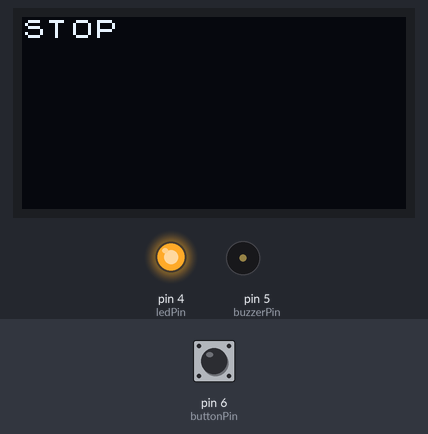
Simulated run of this sketch. Board: Arduino Uno, built with avr-gcc and run on an emulated ATmega328P. Parts: 128×64 one-colour display, output pins drawn as LEDs (lit = HIGH), buzzer (waves = sounding). The test bench sets the inputs (shaded band); at power-on: pin 6 (buttonPin) LOW.

Above: at 1.2 s.
1.3 s: pin 6 (buttonPin) pulled HIGH for 0.15 s
At 9.0 s:
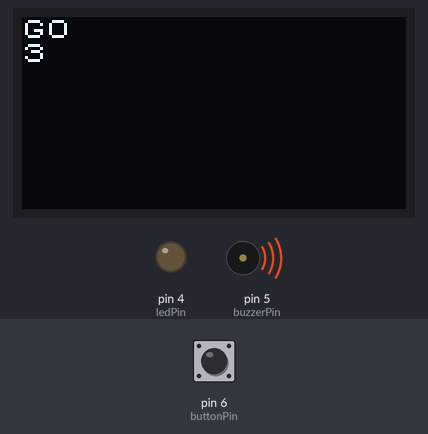
At 13.2 s:
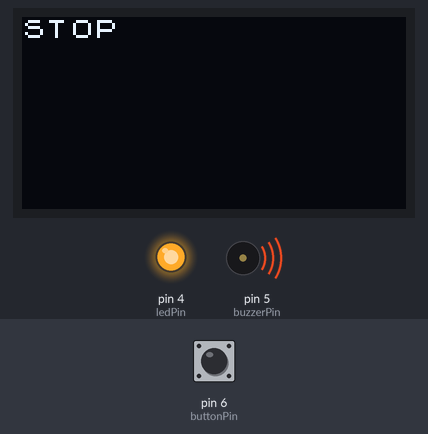
Timing chart, 0 to 13.4 s (numbered marks = the images above; inputs shaded):
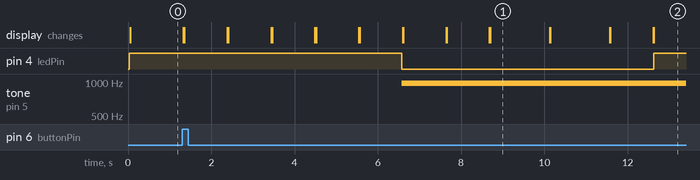

Measured:
- after the input at 1.3 s, pin 4 (ledPin): HIGH → LOW after 5.3 s, → HIGH 6.1 s later; tone on pin 5 (buzzerPin): silent → 977 Hz after 5.3 s; the display: first changes at once (image 1 shows a later state)
- what the display in image 1 shows lasts 1.4 s, from 8.7 s to 10.1 s

The sketch:

traffic_light_simulation_.ino
```cpp
#include <Arduino.h>
#include <U8g2lib.h>
#include <Wire.h>
#include <U8x8lib.h>
//U8G2_SSD1306_128X64_NONAME_F_HW_I2C u8g2(U8G2_R0);
U8X8_SSD1306_128X64_NONAME_HW_I2C u8x8(/* reset=*/ U8X8_PIN_NONE);

//pin locations on board (constant because position/value will never change)
const int buttonPin = 6;
const int ledPin = 4;

//these values can change
int buttonState = 0;
int buzzerPin = 5;

void setup() {
  u8x8.setBusClock(100000);
  u8x8.begin();
  u8x8.setFlipMode(1);
  pinMode(ledPin,OUTPUT); //sets the LED as an output
  pinMode(buttonPin, INPUT);
  pinMode(buzzerPin, OUTPUT);

}

void loop() {
  buttonState = digitalRead(buttonPin); //reads the state of the button (if it is pressed or not)

  if (buttonState == HIGH) {
    digitalWrite(ledPin, HIGH); // if button is pressed, LED turns on and timer until "GO" starts
    u8x8.setFont(u8x8_font_chroma48medium8_r);
    for (int i =5; i>0; i--) { //uses iteration to display the countdown until "STOP" phase ends
      u8x8.clear();
      u8x8.setCursor(0,0);
      u8x8.print("STOP");
      u8x8.setCursor(0,1);
      u8x8.print(i);
      delay(1000);
    }
    digitalWrite(ledPin, LOW); //light turns off after countdown (real life example of this would be the green man on the pedestrian lights)
    for (int i = 5; i > 0; i-- ) { //timer until "Go" phase ends
      if (i < 3){ //when timer nears end, buzzer intensifies
        analogWrite(buzzerPin, 128);
        delay(200);
        analogWrite(buzzerPin, 0);
        delay(200);
      } else{
        analogWrite(buzzerPin, 128);
      }

      u8x8.clear();
      u8x8.setCursor(0,0);
      u8x8.print("GO");
      u8x8.setCursor(0,1);
      u8x8.print(i);
      delay(1000);
    }
    u8x8.clear();
    u8x8.setCursor(0,0);
    u8x8.print("STOP");
    digitalWrite(ledPin,HIGH); //light returns to "STOP" phase as a realistic representation of the pedestrial lights turning back to "red man"
} else{ //if button is not pressed STOP
  digitalWrite(ledPin, HIGH);
  u8x8.setFont(u8x8_font_chroma48medium8_r);
  u8x8.setCursor(0,0);
  u8x8.print("STOP");

}


} 
```
